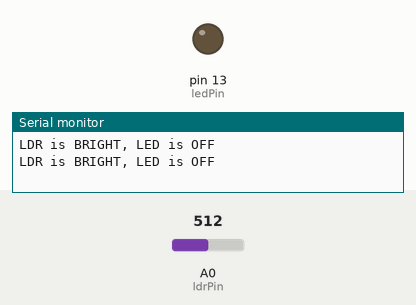
The sketch below on a simulated Arduino Uno, built with avr-gcc and run on an emulated ATmega328P. Parts: output pins drawn as LEDs (lit = HIGH), the last lines printed to the serial monitor. The test bench sets the inputs (shaded band); at power-on: A0 (ldrPin) = 512.

Above: at 2.8 s.
2.9 s: A0 (ldrPin) set to 319
5.6 s: A0 (ldrPin) set to 283
At 6.8 s:
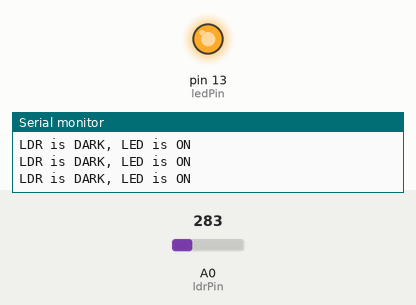
8.3 s: A0 (ldrPin) set to 306
At 9.7 s:
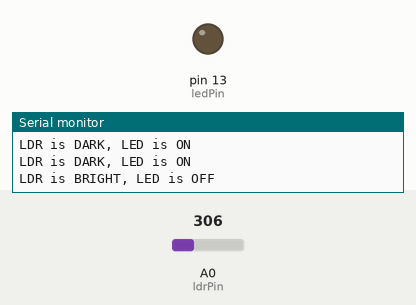
11.0 s: A0 (ldrPin) set to 290
At 12.7 s:
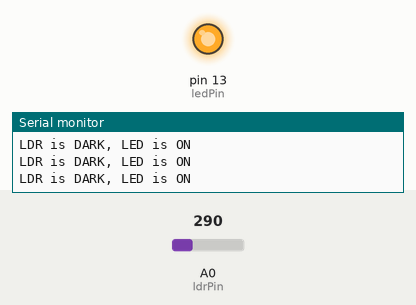
Timing chart, 0 to 14.2 s (numbered marks = the images above; inputs shaded):
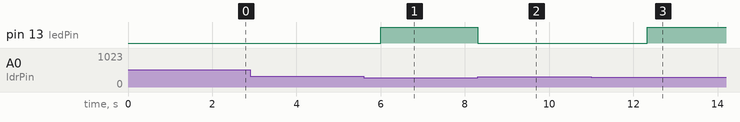

Measured:
- the behaviour switches between 301 and 300 on A0 (ldrPin) (found by bisection; images 0 and 1)
- after the input at 5.6 s, pin 13 (ledPin): LOW → HIGH after 0.40 s
- after the input at 8.3 s, pin 13 (ledPin): HIGH → LOW at once
- after the input at 11.0 s, pin 13 (ledPin): LOW → HIGH after 1.3 s

The sketch:

LDR_LED_code.ino
```cpp
//set pin numbers
//const won't change
const int ledPin = 13;   //the number of the LED pin
const int ldrPin = A0;  //the number of the LDR pin


void setup() {

  Serial.begin(9600);
  pinMode(ledPin, OUTPUT);  //initialize the LED pin as an output
  pinMode(ldrPin, INPUT);   //initialize the LDR pin as an input
}

void loop() {

  int ldrStatus = analogRead(ldrPin);   //read the status of the LDR value

  //check if the LDR status is <= 300
  //if it is, the LED is HIGH

   if (ldrStatus <=300) {

    digitalWrite(ledPin, HIGH);               //turn LED on
    Serial.println("LDR is DARK, LED is ON");
   }
  else {

    digitalWrite(ledPin, LOW);          //turn LED off
    Serial.println("LDR is BRIGHT, LED is OFF");
    delay(2000);
  }
}
```
